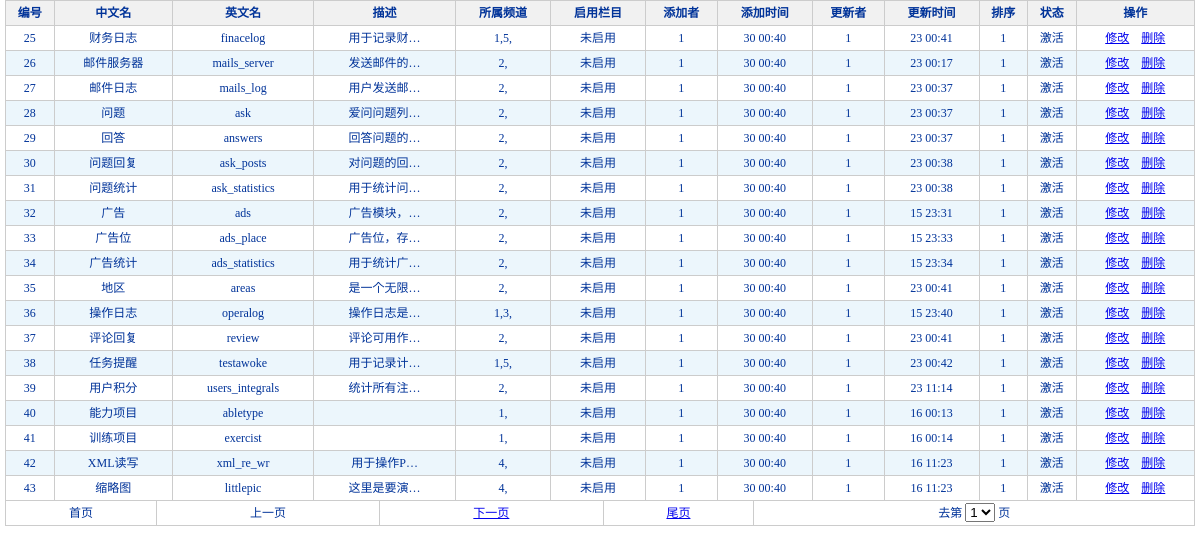
The app's page /leetobest/admin/listmodules.php (signed in) with its own data.
### tables this page shows
CREATE TABLE `modules` (
  `modules_id` int(10) unsigned NOT NULL auto_increment COMMENT '模块编号',
  `modules_name` varchar(100) NOT NULL default '' COMMENT '模块名称',
  `modules_path` varchar(100) NOT NULL default '' COMMENT '模块位置',
  `modules_cate` int(10) unsigned NOT NULL default '0' COMMENT '是否允许设置栏目 1-允许 2不允许',
  `modules_channel` varchar(245) NOT NULL default '' COMMENT '所属频道',
  `modules_description` text COMMENT '描述',
  `modules_addusersid` int(10) unsigned NOT NULL default '0',
  `modules_addtime` varchar(45) NOT NULL default '',
  `modules_editusersid` int(10) unsigned NOT NULL default '0',
  `modules_edittime` varchar(45) NOT NULL default '',
  `modules_sort` varchar(45) NOT NULL default '',
  `modules_status` int(10) unsigned NOT NULL default '1' COMMENT '模块状态 1-激活 2-废弃',
  `modules_remark1` varchar(45) default NULL,
  `modules_remark2` varchar(45) default NULL,
  `modules_remark3` varchar(45) default NULL,
  PRIMARY KEY  (`modules_id`)
);

### leetobest/include/mysql.php (called while the page is built, shortened)
<?php
   class Mysql{
      function Mysql($dbhost, $dbuser, $dbpw, $dbname = '', $charset = ''){
		 $this->dbhost=$dbhost;
		 $this->dbuser=$dbuser;
		 $this->dbpw=$dbpw;
		 $this->dbname=$dbname;
		 $this->charset=$charset;
	     $this->dblink = mysql_connect($this->dbhost,$this->dbuser,$this->dbpw);
	  }
	  function free_result(&$query){
		 return mysql_free_result($query);
	  }
	  function selectCount($tablename='',$arr1=array(),$arr2=array(),$arr3=array()){
		  $sql="SELECT COUNT(0) c FROM ".$tablename." WHERE 1=1";
		  $res=mysql_query($sql);
		  $row=mysql_fetch_array($res,MYSQL_BOTH);
		  $num=$row['c'];
		  return $num;
	  }
	  function selectPage($tablename='',$arr1=array(),$arr2=array(),$arr3=array(),$order_str='',$start=0,$pageSize=1){
		  $sql="SELECT * FROM ".$tablename." WHERE 1=1";
		  $sql=$sql." LIMIT ".$start.",".$pageSize;
		  $res=mysql_query($sql);
		  $back_arr=array();
		  while($row=mysql_fetch_array($res,MYSQL_BOTH)){
              $back_arr=array_pad($back_arr,count($back_arr)+1,$row);
		  }
		  return $back_arr;
	  }
   }
?>

### leetobest/include/leeutil.php (called while the page is built, shortened)
<?php
	function my_substr($str,$limit_length,$charset,$omit=''){
			$return_str = "";
			$len = mb_strlen($str,$charset);
			if ( $len > $limit_length ){
				 if(strlen($omit)<=0){
					  $omit = "&hellip;";
				 }
			}else{
				  $limit_length = $len;
				  $omit='';
			}
			for ($i = 0; $i < $limit_length; $i++){
					$curr_char = mb_substr($str,$i,1,$charset);
					$return_str .= $curr_char;
			}
			return $return_str.$omit;
	}
?>

### leetobest/admin/listmodules.php (the view, shortened to what this page needs)
<?php
	 include_once('../include/leeutil.php');
	 $pageNo=@trim($pageNo);
	 if(empty($pageNo)){
		$pageNo=1;
	 }else{
		$pageNo=(int)$pageNo;
		if($pageNo<=0){
			 $pageNo=1;
		}
	 }
	 $pageSize=@trim($pageSize);
	 if(empty($pageSize)){
		$pageSize=19;
	 }else{
		$pageSize=(int)$pageSize;
		if($pageSize<=0){
			$pageSize=19;
		}
	}
?>
<!DOCTYPE html PUBLIC "-//W3C//DTD XHTML 1.0 Transitional//EN" "http://www.w3.org/TR/xhtml1/DTD/xhtml1-transitional.dtd">
<html xmlns="http://www.w3.org/1999/xhtml">
</head>
<link href="style/index.css" type=text/css rel=stylesheet />
</head>
<body>
<table border="0" cellpadding="0" cellspacing="0" class="list_table">
  <tr>
    <td><table border="0" cellpadding="0" cellspacing="0" class="list_table_main">
        <tr>
          <th>编号</th>
		  <th>中文名</th>
		  <th>英文名</th>
		  <th>描述</th>
		  <th>所属频道</th>
		  <th>启用栏目</th>
		  <th>添加者</th>
		  <th>添加时间</th>
		  <th>更新者</th>
		  <th>更新时间</th>
		  <th>排序</th>
		  <th>状态</th>
          <th>操作</th>
        </tr>
		<?php
		    @include_once '../include/mysql.php';
			$db = new Mysql(DB_HOST,DB_USER,DB_PW,DB_NAME,DB_CHARSET);
		    $totalRecord=$db->selectCount('modules');
			$totalPage=ceil($totalRecord / $pageSize);
		    $start=($pageNo-1)*$pageSize;
			$back_arr=$db->selectPage('modules',array(),array(),array(),'',$start,$pageSize);
			for($i=0;$i<count($back_arr);$i++){
		?>
		<tr>
		   <td><?php echo @empty($back_arr[$i]['modules_id'])?'0':$back_arr[$i]['modules_id']?></td>
		   <td><?php echo @empty($back_arr[$i]['modules_name'])?'':$back_arr[$i]['modules_name']?></td>
		   <td><?php echo @empty($back_arr[$i]['modules_path'])?'':$back_arr[$i]['modules_path']?></td>
		   <td title='<?php echo @empty($back_arr[$i]['modules_description'])?'':$back_arr[$i]['modules_description']?>'><?php echo @empty($back_arr[$i]['modules_description'])?'':my_substr($back_arr[$i]['modules_description'],5,'UTF-8')?></td>
		   <td><?php echo @empty($back_arr[$i]['modules_channel'])?'':$back_arr[$i]['modules_channel']?></td>
		   <td><?php echo @empty($back_arr[$i]['modules_cate'])?'':($back_arr[$i]['modules_cate']==1)?'<font color="red">启用</font>':'未启用'?></td>
		   <td><?php echo @empty($back_arr[$i]['modules_addusersid'])?'':$back_arr[$i]['modules_addusersid']?></td>
		   <td title="<?php echo @empty($back_arr[$i]['modules_addtime'])?'':$back_arr[$i]['modules_addtime']?>"><?php echo @empty($back_arr[$i]['modules_addtime'])?'':substr($back_arr[$i]['modules_addtime'],8,-3)?></td>
		   <td><?php echo @empty($back_arr[$i]['modules_editusersid'])?'':$back_arr[$i]['modules_editusersid']?></td>
		   <td title="<?php echo @empty($back_arr[$i]['modules_edittime'])?'':$back_arr[$i]['modules_edittime'] ?>"><?php echo @empty($back_arr[$i]['modules_edittime'])?'':substr($back_arr[$i]['modules_edittime'],8,-3)?></td>
		   <td><?php echo @empty($back_arr[$i]['modules_sort'])?'':$back_arr[$i]['modules_sort']?></td>
		   <td><?php echo @empty($back_arr[$i]['modules_status'])?'':($back_arr[$i]['modules_status']==1?'激活':'关闭')?></td>
		   <td>
		       <a href="editModules.php?modules_id=<?php echo @empty($back_arr[$i]['modules_id'])?'0':$back_arr[$i]['modules_id'];?>&pageNo=<?php echo $pageNo; ?>">修改</a>
               <a href="../control/modules.php?method=delete&modules_id=<?php echo @empty($back_arr[$i]['modules_id'])?'0':$back_arr[$i]['modules_id'];?>&pageNo=<?php echo $pageNo; ?>&pageSize=<?php echo $pageSize; ?>">删除</a>
		   </td>
		</tr>
		<?php
			}
		?>
      </table></td>
  </tr>
  <?php
      if($totalPage>1){
  ?>
  <td><table border="0" cellpadding="0" cellspacing="0" class="fenye">
        <tr>
		  <?php
	         if($pageNo<=1){
	      ?>
          <td>首页</td>
          <td>上一页</td>
		  <?php
             }else{
		  ?>
		  <td><a href="listModules.php?pageSize=<?php echo $pageSize; ?>&pageNo=1">首页</a></td>
          <td><a href="listModules.php?pageSize=<?php echo $pageSize; ?>&pageNo=<?php echo $pageNo<=1?1:($pageNo-1);?>">上一页</a></td>
		  <?php
			 }
	      ?>
		  <?php
		      if($pageNo>=$totalPage){
		  ?>
		  <td>下一页</td>
		  <td>尾页</td>
		  <?php
		      }else{
		  ?>
		  <td><a href="listModules.php?pageSize=<?php echo $pageSize; ?>&pageNo=<?php echo $pageNo>=$totalPage?$totalPage:($pageNo+1) ?>">下一页</a></td>
          <td><a href="listModules.php?pageSize=<?php echo $pageSize; ?>&pageNo=<?php echo $totalPage; ?>">尾页</a></td>
		  <?php
			  }
		  ?>
          <td>去第
            <select onChange="goto();" id="pageNo" name="pageNo">
			  <?php
			      for($i=1;$i<=$totalPage;$i++){
			  	  if($i==$pageNo){
			  ?>
			  <option value="<?php echo $i ?>" selected='true'><?php echo $i ?></option>
			  <?php	  }else{
			  ?>
			  <option value="<?php echo $i ?>"><?php echo $i ?></option>
			  <?php
		              }
				  }
			  ?>
            </select>
            页</td>
        </tr>
      </table></td>
  <?php
	  }
  ?>
</table>
</body>
</html>

### leetobest/admin/style/index.css (style rules this page uses)
* { margin: 0px; padding: 0px; }
body { margin:0; padding:0; text-align:left; font-size:14px; color:#00f; background:#fff; }
table { margin:10px 0 0 10px; border-collapse: collapse; font-size:12px; font-family:"宋体"; }
th { border: 1px solid #cccccc; height:24px; }
td { border: 1px solid #cccccc; height:24px; }
.list_table { margin:0; padding:0; width:100%;color:#039; border:0; }
.list_table td { padding:0 5px; border:0; }
.list_table_main { margin:0; padding:0; width:100%;color:#039; text-align:center; }
.list_table_main th { margin:0; padding:0;color:#039; border: 1px solid #cccccc; height:24px; line-height:24px; background:#f1f1f1; }
.list_table_main td { margin:0; padding:0;color:#039; border: 1px solid #cccccc; height:24px; line-height:24px; }
.fenye { margin:0; padding:0; width:100%;color:#039; text-align:center; }
.fenye td { margin:0; padding:0; color:#039; border: 1px solid #cccccc; height:24px; line-height:24px; border-top:none; }

### leetobest/admin/listmodules.php (style rules this page uses)
tr.alt td { background:#ecf6fc; }

### records on screen
modules: modules_id "25", modules_name "财务日志", modules_path "finacelog", modules_description "用于记录财…", modules_channel "1,5,", modules_cate "未启用", modules_addusersid "1", modules_addtime "30 00:40", modules_editusersid "1", modules_edittime "23 00:41", modules_sort "1", modules_status "激活"
modules: modules_id "26", modules_name "邮件服务器", modules_path "mails_server", modules_description "发送邮件的…", modules_channel "2,", modules_cate "未启用", modules_addusersid "1", modules_addtime "30 00:40", modules_editusersid "1", modules_edittime "23 00:17", modules_sort "1", modules_status "激活"
modules: modules_id "27", modules_name "邮件日志", modules_path "mails_log", modules_description "用户发送邮…", modules_channel "2,", modules_cate "未启用", modules_addusersid "1", modules_addtime "30 00:40", modules_editusersid "1", modules_edittime "23 00:37", modules_sort "1", modules_status "激活"
modules: modules_id "28", modules_name "问题", modules_path "ask", modules_description "爱问问题列…", modules_channel "2,", modules_cate "未启用", modules_addusersid "1", modules_addtime "30 00:40", modules_editusersid "1", modules_edittime "23 00:37", modules_sort "1", modules_status "激活"
modules: modules_id "29", modules_name "回答", modules_path "answers", modules_description "回答问题的…", modules_channel "2,", modules_cate "未启用", modules_addusersid "1", modules_addtime "30 00:40", modules_editusersid "1", modules_edittime "23 00:37", modules_sort "1", modules_status "激活"
modules: modules_id "30", modules_name "问题回复", modules_path "ask_posts", modules_description "对问题的回…", modules_channel "2,", modules_cate "未启用", modules_addusersid "1", modules_addtime "30 00:40", modules_editusersid "1", modules_edittime "23 00:38", modules_sort "1", modules_status "激活"
modules: modules_id "31", modules_name "问题统计", modules_path "ask_statistics", modules_description "用于统计问…", modules_channel "2,", modules_cate "未启用", modules_addusersid "1", modules_addtime "30 00:40", modules_editusersid "1", modules_edittime "23 00:38", modules_sort "1", modules_status "激活"
modules: modules_id "32", modules_name "广告", modules_path "ads", modules_description "广告模块，…", modules_channel "2,", modules_cate "未启用", modules_addusersid "1", modules_addtime "30 00:40", modules_editusersid "1", modules_edittime "15 23:31", modules_sort "1", modules_status "激活"
modules: modules_id "33", modules_name "广告位", modules_path "ads_place", modules_description "广告位，存…", modules_channel "2,", modules_cate "未启用", modules_addusersid "1", modules_addtime "30 00:40", modules_editusersid "1", modules_edittime "15 23:33", modules_sort "1", modules_status "激活"
modules: modules_id "34", modules_name "广告统计", modules_path "ads_statistics", modules_description "用于统计广…", modules_channel "2,", modules_cate "未启用", modules_addusersid "1", modules_addtime "30 00:40", modules_editusersid "1", modules_edittime "15 23:34", modules_sort "1", modules_status "激活"
modules: modules_id "35", modules_name "地区", modules_path "areas", modules_description "是一个无限…", modules_channel "2,", modules_cate "未启用", modules_addusersid "1", modules_addtime "30 00:40", modules_editusersid "1", modules_edittime "23 00:41", modules_sort "1", modules_status "激活"
modules: modules_id "36", modules_name "操作日志", modules_path "operalog", modules_description "操作日志是…", modules_channel "1,3,", modules_cate "未启用", modules_addusersid "1", modules_addtime "30 00:40", modules_editusersid "1", modules_edittime "15 23:40", modules_sort "1", modules_status "激活"
modules: modules_id "37", modules_name "评论回复", modules_path "review", modules_description "评论可用作…", modules_channel "2,", modules_cate "未启用", modules_addusersid "1", modules_addtime "30 00:40", modules_editusersid "1", modules_edittime "23 00:41", modules_sort "1", modules_status "激活"
modules: modules_id "38", modules_name "任务提醒", modules_path "testawoke", modules_description "用于记录计…", modules_channel "1,5,", modules_cate "未启用", modules_addusersid "1", modules_addtime "30 00:40", modules_editusersid "1", modules_edittime "23 00:42", modules_sort "1", modules_status "激活"
modules: modules_id "39", modules_name "用户积分", modules_path "users_integrals", modules_description "统计所有注…", modules_channel "2,", modules_cate "未启用", modules_addusersid "1", modules_addtime "30 00:40", modules_editusersid "1", modules_edittime "23 11:14", modules_sort "1", modules_status "激活"
modules: modules_id "40", modules_name "能力项目", modules_path "abletype", modules_channel "1,", modules_cate "未启用", modules_addusersid "1", modules_addtime "30 00:40", modules_editusersid "1", modules_edittime "16 00:13", modules_sort "1", modules_status "激活"
modules: modules_id "41", modules_name "训练项目", modules_path "exercist", modules_channel "1,", modules_cate "未启用", modules_addusersid "1", modules_addtime "30 00:40", modules_editusersid "1", modules_edittime "16 00:14", modules_sort "1", modules_status "激活"
modules: modules_id "42", modules_name "XML读写", modules_path "xml_re_wr", modules_description "用于操作P…", modules_channel "4,", modules_cate "未启用", modules_addusersid "1", modules_addtime "30 00:40", modules_editusersid "1", modules_edittime "16 11:23", modules_sort "1", modules_status "激活"
modules: modules_id "43", modules_name "缩略图", modules_path "littlepic", modules_description "这里是要演…", modules_channel "4,", modules_cate "未启用", modules_addusersid "1", modules_addtime "30 00:40", modules_editusersid "1", modules_edittime "16 11:23", modules_sort "1", modules_status "激活"

### other values on screen
form field pageNo "1"
